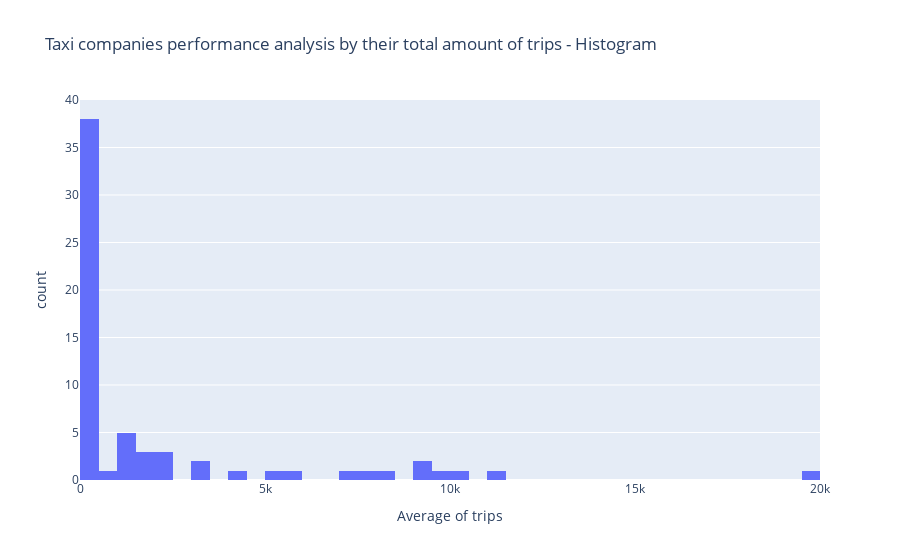

Write notebook code for a chart like this one.
### Markdown cell above
There are relevant informations here, such as:  
- The lowest amount of trips run by a taxi company was 2;  
- The median is 178.5;
- The companies with an amount higher than 5015 are outliers.

### Code cell
#Average trips amount
trips_amount_hist = px.histogram(trips_amount,
                          x ='trips_amount',
                          title = 'Taxi companies performance analysis by their total amount of trips - Histogram',
                          nbins = 40)
trips_amount_hist.update_layout(xaxis_title = 'Average of trips')
trips_amount_hist

### Figure 1 — Plotly figure (JSON) as saved in the notebook; plotly's stock layout.template omitted (floating-point values rounded to 4 significant figures)
{"data": [{"alignmentgroup": "True", "bingroup": "x", "hovertemplate": "trips_amount=%{x}<br>count=%{y}<extra></extra>", "legendgroup": "", "marker": {"color": "#636efa", "pattern": {"shape": ""}}, "name": "", "nbinsx": 40, "offsetgroup": "", "orientation": "v", "showlegend": false, "type": "histogram", "x": [19558, 11422, 10367, 9888, 9299, 9181, 8448, 7701, 7455, 5953, 5015, 4383, 3355, 3175, 2235, 2216, 2070, 1955, 1775, 1607, 1486, 1404, 1296, 1259, 1014, 978, 428, 402, 310, 250, 230, 210, 147, 146, 127, 39, 37, 36, 33, 33, 31, 29, 29, 29, 27, 25, 21, 21, 20, 16, 15, 15, 14, 14, 14, 13, 12, 11, 8, 7, 7, 5, 3, 2], "xaxis": "x", "yaxis": "y"}], "layout": {"barmode": "relative", "legend": {"tracegroupgap": 0}, "title": {"text": "Taxi companies performance analysis by their total amount of trips - Histogram"}, "xaxis": {"anchor": "y", "domain": [0, 1], "title": {"text": "Average of trips"}}, "yaxis": {"anchor": "x", "domain": [0, 1], "title": {"text": "count"}}}}
